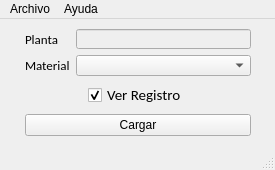
<?xml version="1.0" encoding="UTF-8"?>
<ui version="4.0">
 <class>MainWindow</class>
 <widget class="QMainWindow" name="MainWindow">
  <property name="geometry">
   <rect>
    <x>0</x>
    <y>0</y>
    <width>275</width>
    <height>170</height>
   </rect>
  </property>
  <property name="windowTitle">
   <string>AutoSiqual</string>
  </property>
  <property name="windowIcon">
   <iconset>
    <normaloff>img/robot-face.png</normaloff>img/robot-face.png</iconset>
  </property>
  <widget class="QWidget" name="centralwidget">
   <widget class="QWidget" name="verticalLayoutWidget">
    <property name="geometry">
     <rect>
      <x>25</x>
      <y>10</y>
      <width>226</width>
      <height>107</height>
     </rect>
    </property>
    <layout class="QVBoxLayout" name="verticalLayout">
     <item>
      <layout class="QFormLayout" name="formLayout">
       <item row="1" column="0">
        <widget class="QLabel" name="label_2">
         <property name="font">
          <font>
           <family>Calibri</family>
           <pointsize>10</pointsize>
          </font>
         </property>
         <property name="text">
          <string>Material</string>
         </property>
        </widget>
       </item>
       <item row="1" column="1">
        <widget class="QComboBox" name="cb_product"/>
       </item>
       <item row="0" column="0">
        <widget class="QLabel" name="label_3">
         <property name="font">
          <font>
           <family>Calibri</family>
           <pointsize>10</pointsize>
          </font>
         </property>
         <property name="text">
          <string>Planta</string>
         </property>
        </widget>
       </item>
       <item row="0" column="1">
        <widget class="QLineEdit" name="le_plant">
         <property name="enabled">
          <bool>false</bool>
         </property>
        </widget>
       </item>
      </layout>
     </item>
     <item alignment="Qt::AlignHCenter">
      <widget class="QCheckBox" name="chckbxDisplayLog">
       <property name="font">
        <font>
         <family>Calibri</family>
         <pointsize>11</pointsize>
        </font>
       </property>
       <property name="text">
        <string>Ver Registro</string>
       </property>
       <property name="checked">
        <bool>true</bool>
       </property>
      </widget>
     </item>
     <item>
      <widget class="QPushButton" name="btn_start">
       <property name="text">
        <string>Cargar</string>
       </property>
      </widget>
     </item>
    </layout>
   </widget>
  </widget>
  <widget class="QMenuBar" name="menubar">
   <property name="geometry">
    <rect>
     <x>0</x>
     <y>0</y>
     <width>275</width>
     <height>21</height>
    </rect>
   </property>
   <widget class="QMenu" name="menuArchivo">
    <property name="geometry">
     <rect>
      <x>269</x>
      <y>125</y>
      <width>158</width>
      <height>72</height>
     </rect>
    </property>
    <property name="title">
     <string>Archivo</string>
    </property>
    <addaction name="actn_exit"/>
   </widget>
   <widget class="QMenu" name="menuAyuda">
    <property name="title">
     <string>Ayuda</string>
    </property>
    <addaction name="actn_help"/>
   </widget>
   <addaction name="menuArchivo"/>
   <addaction name="menuAyuda"/>
  </widget>
  <widget class="QStatusBar" name="statusbar"/>
  <action name="actn_exit">
   <property name="icon">
    <iconset>
     <normaloff>img/cancel.png</normaloff>img/cancel.png</iconset>
   </property>
   <property name="text">
    <string>Salir</string>
   </property>
  </action>
  <action name="actn_help">
   <property name="icon">
    <iconset>
     <normaloff>img/information.png</normaloff>img/information.png</iconset>
   </property>
   <property name="text">
    <string>Acerca de</string>
   </property>
  </action>
  <action name="actn_config">
   <property name="text">
    <string>Configuración</string>
   </property>
  </action>
 </widget>
 <resources/>
 <connections/>
</ui>
